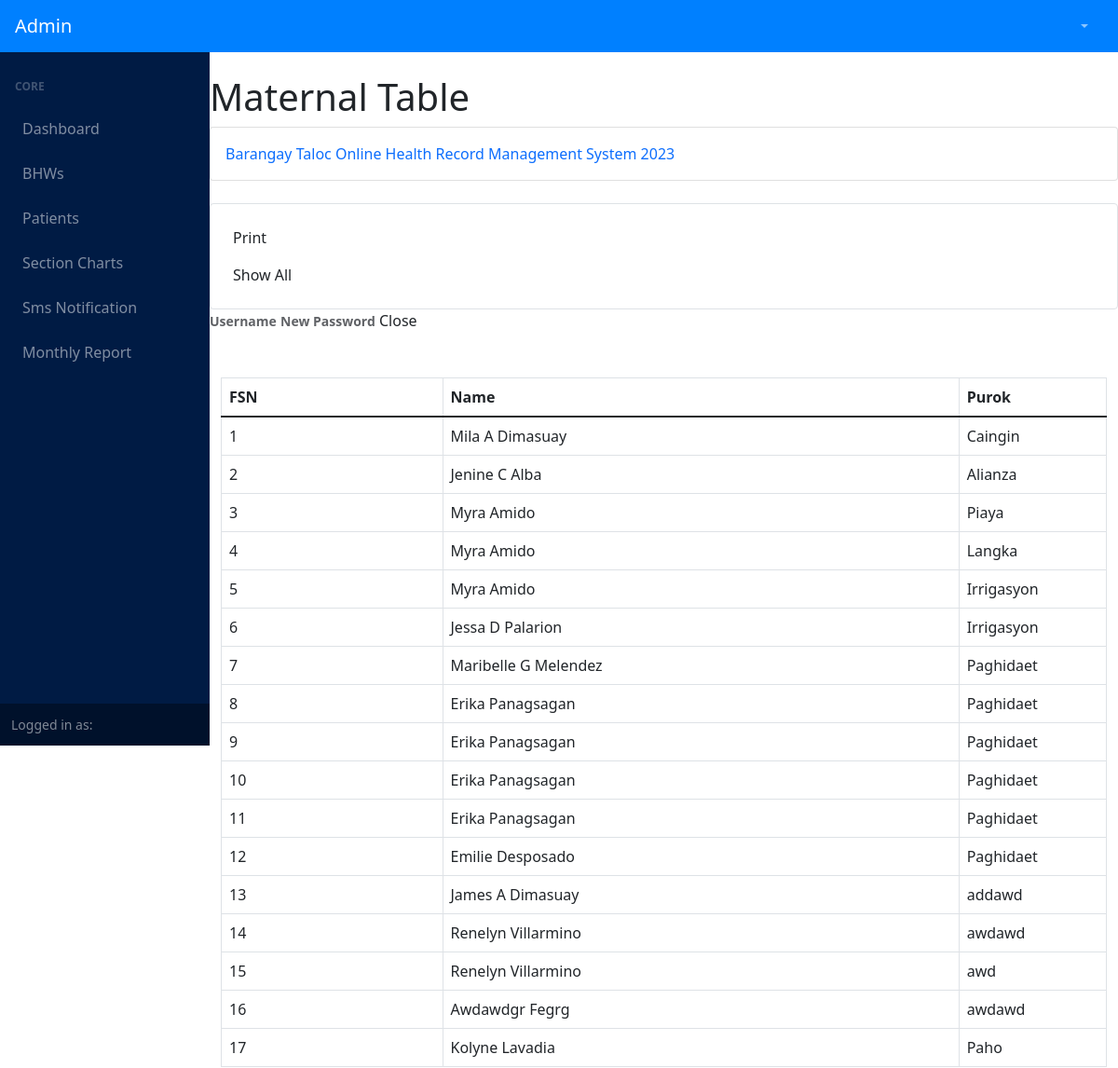
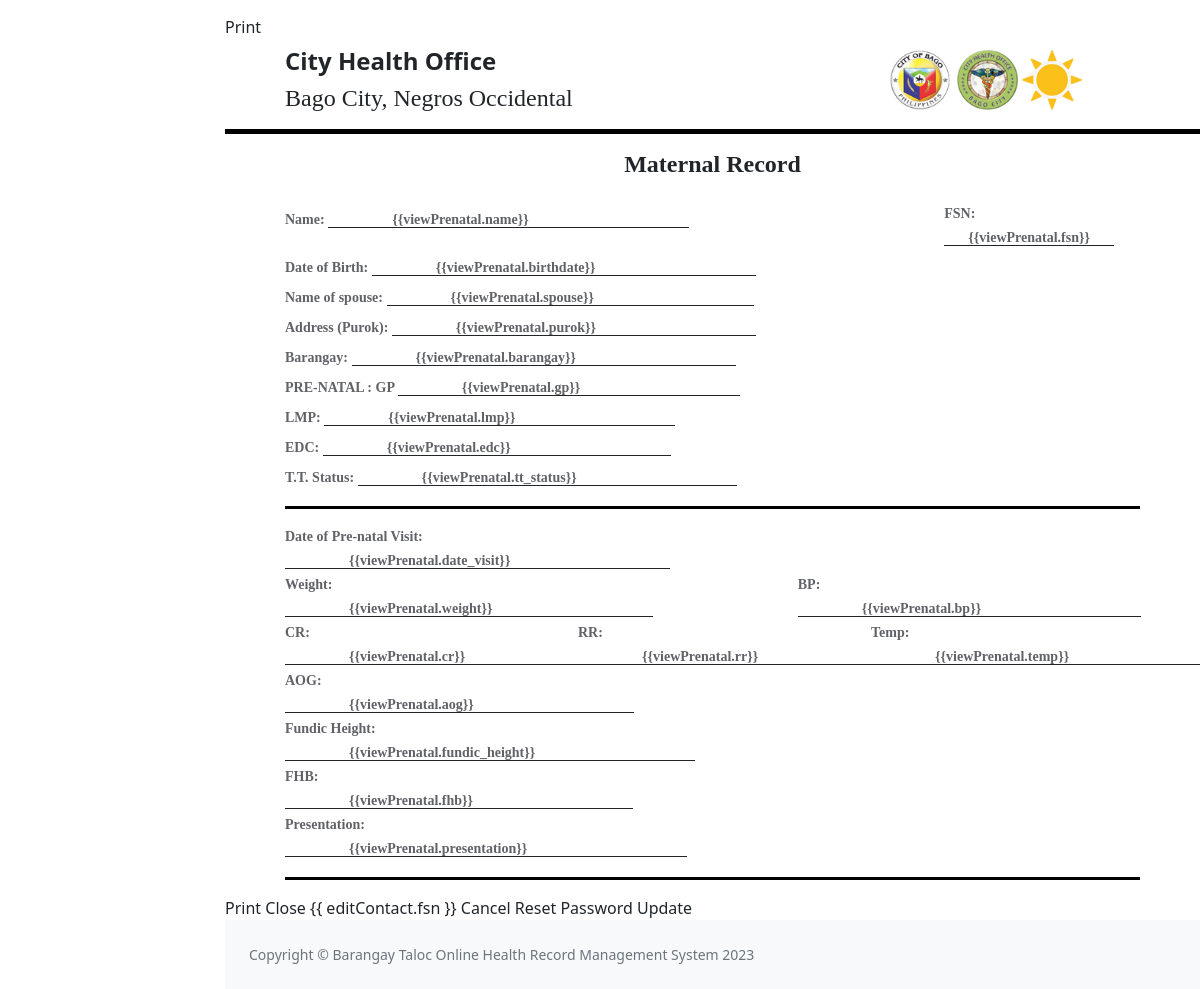
/admin/maternal.php (signed in), run on the app's committed database (2 pictures, top to bottom).
### tables this page shows
CREATE TABLE `prenatal` (
  `id` int(11) NOT NULL,
  `patient_id` int(11) NOT NULL,
  `spouse_name` varchar(255) NOT NULL,
  `purok` varchar(255) NOT NULL,
  `barangay` varchar(255) NOT NULL,
  `gp` varchar(255) NOT NULL,
  `lmp` varchar(255) NOT NULL,
  `edc` varchar(255) NOT NULL,
  `tt_status` varchar(255) NOT NULL,
  `appointment` varchar(200) NOT NULL,
  `date_visit` varchar(255) NOT NULL,
  `weight` varchar(255) NOT NULL,
  `bp` varchar(11) NOT NULL,
  `cr` varchar(11) NOT NULL,
  `rr` varchar(11) NOT NULL,
  `temp` varchar(11) NOT NULL,
  `aog` varchar(11) NOT NULL,
  `fundic_height` varchar(11) NOT NULL,
  `fhb` varchar(11) NOT NULL,
  `presentation` varchar(255) NOT NULL,
  `day` varchar(255) NOT NULL,
  `month` varchar(255) NOT NULL,
  `year` varchar(255) NOT NULL,
  `max_limit` int(11) NOT NULL,
  `section` varchar(255) NOT NULL
);

CREATE TABLE `patient` (
  `id` int(11) NOT NULL,
  `fsn` varchar(255) NOT NULL,
  `first_name` varchar(255) NOT NULL,
  `middle_name` varchar(255) NOT NULL,
  `last_name` varchar(255) NOT NULL,
  `suffix` varchar(255) NOT NULL,
  `birthdate` varchar(255) NOT NULL,
  `gender` varchar(255) NOT NULL,
  `username` varchar(255) NOT NULL,
  `password` varchar(255) NOT NULL,
  `avatar` varchar(255) NOT NULL,
  `phone_number` varchar(255) NOT NULL,
  `max_limit` int(11) NOT NULL,
  `day` varchar(255) NOT NULL,
  `month` varchar(255) NOT NULL,
  `year` varchar(255) NOT NULL,
  `last_login` varchar(255) NOT NULL,
  `request_id` int(11) NOT NULL,
  `section` varchar(255) NOT NULL
);

### admin/print-tables/maternal-print.php (the view)
<div id="dvContents">
    <table class="table table-bordered" cellspacing="0" rules="all" border="1">
        <thead>
            <tr>
                <th class="col-3">FSN</th>
                <th class="col-7">Name</th>
                <th class="col-5">Purok</th>
            </tr>
        </thead>
        <tbody>
            <?php
            $data = mysqli_query($db, "SELECT * FROM patient INNER JOIN prenatal ON prenatal.patient_id=patient.id");
            $i = 1;
            while ($data_row = mysqli_fetch_assoc($data)) {
                $fullname = ucfirst($data_row["first_name"]) . " " . trim(substr(ucfirst($data_row["middle_name"]), 0, 1), "undefined, U") . " " . ucfirst($data_row["last_name"]) . " " . trim($data_row["suffix"], "undefined");
            ?>
                <tr>
                    <td class="col-3"><?php echo $i++; ?></td>
                    <td class="col-7"><?php echo $fullname ?></td>
                    <td class="col-4"><?php echo $data_row['purok'] ?></td>
                </tr>
            <?php
            }
            ?>
        </tbody>
    </table>
</div>

### data on the page
prenatal: patient.suffix "Mila A Dimasuay", purok "Caingin"
prenatal: patient.suffix "Jenine C Alba", purok "Alianza"
prenatal: patient.suffix "Myra Amido", purok "Piaya"
prenatal: patient.suffix "Myra Amido", purok "Langka"
prenatal: patient.suffix "Myra Amido", purok "Irrigasyon"
prenatal: patient.suffix "Jessa D Palarion", purok "Irrigasyon"
prenatal: patient.suffix "Maribelle G Melendez", purok "Paghidaet"
prenatal: patient.suffix "Erika Panagsagan", purok "Paghidaet"
prenatal: patient.suffix "Erika Panagsagan", purok "Paghidaet"
prenatal: patient.suffix "Erika Panagsagan", purok "Paghidaet"
prenatal: patient.suffix "Erika Panagsagan", purok "Paghidaet"
prenatal: patient.suffix "Emilie Desposado", purok "Paghidaet"
prenatal: patient.suffix "James A Dimasuay", purok "addawd"
prenatal: patient.suffix "Renelyn Villarmino", purok "awdawd"
prenatal: patient.suffix "Renelyn Villarmino", purok "awd"
prenatal: patient.suffix "Awdawdgr Fegrg", purok "awdawd"
prenatal: patient.suffix "Kolyne Lavadia", purok "Paho"
